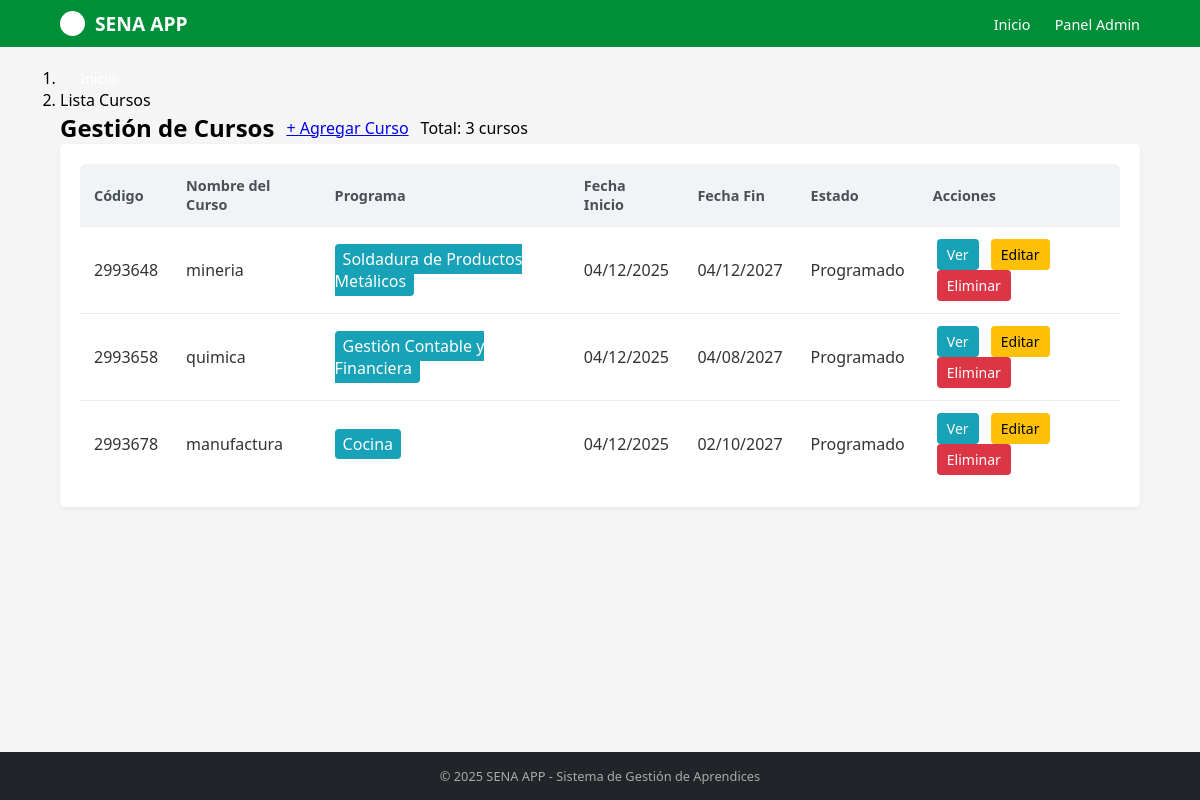
Screenshot of /cursos/ with the database file from the repository.
### cursos/models.py (models this page shows, shortened)
class Curso(models.Model):
    ESTADO_CHOICES = [
        ('PRO', 'Programado'),
        ('INI', 'Iniciado'),
        ('EJE', 'En Ejecución'),
        ('FIN', 'Finalizado'),
        ('CAN', 'Cancelado'),
        ('SUS', 'Suspendido'),
    ]
    codigo = models.CharField(max_length=30,unique=True,verbose_name="Código del Curso")
    nombre = models.CharField(max_length=200, verbose_name="Nombre del Curso")
    programa = models.ForeignKey('programas.Programa', on_delete=models.CASCADE, verbose_name="Programa de Formación")
    instructor_coordinador = models.ForeignKey('instructores.Instructor', on_delete=models.CASCADE, related_name='cursos_coordinados', verbose_name="Instructor Coordinador")
    instructores = models.ManyToManyField('instructores.Instructor', through='InstructorCurso', related_name='cursos_impartidos', verbose_name="Instructores")
    aprendices = models.ManyToManyField('aprendices.Aprendiz', through='AprendizCurso', related_name='cursos', verbose_name="Aprendices")
    fecha_inicio = models.DateField(verbose_name="Fecha de Inicio")
    fecha_fin = models.DateField(verbose_name="Fecha de Finalización")
    horario = models.CharField(max_length=100, verbose_name="Horario")
    aula = models.CharField(max_length=50, verbose_name="Aula/Ambiente")
    cupos_maximos = models.PositiveIntegerField(verbose_name="Cupos Máximos")
    estado = models.CharField(max_length=3, choices=ESTADO_CHOICES, default='PRO', verbose_name="Estado del Curso")
    observaciones = models.TextField(blank=True, null=True, verbose_name="Observaciones")
    fecha_registro = models.DateTimeField(auto_now_add=True, verbose_name="Fecha de Registro")
    class Meta:
        verbose_name = "Curso"
        verbose_name_plural = "Cursos"
        ordering = ['-fecha_inicio']

### programas/models.py (models this page shows, shortened)
class Programa(models.Model):
    NIVEL_FORMACION_CHOICES = [
        ('AUX', 'Auxiliar'),
        ('OPE', 'Operario'),
        ('TEC', 'Técnico'),
        ('TGL', 'Tecnólogo'),
        ('ESP', 'Especialización Tecnológica'),
        ('COM', 'Complementario'),
    ]
    MODALIDAD_CHOICES = [
        ('PRE', 'Presencial'),
        ('VIR', 'Virtual'),
        ('MIX', 'Mixta'),
    ]
    ESTADO_CHOICES = [
        ('ACT', 'Activo'),
        ('INA', 'Inactivo'),
        ('SUS', 'Suspendido'),
        ('CAN', 'Cancelado'),
    ]
    codigo = models.CharField(max_length=20, unique=True, verbose_name="Código del Programa")
    nombre = models.CharField(max_length=200, verbose_name="Nombre del Programa")
    nivel_formacion = models.CharField(max_length=3, choices=NIVEL_FORMACION_CHOICES, verbose_name="Nivel de Formación")
    modalidad = models.CharField(max_length=3, choices=MODALIDAD_CHOICES, default='PRE', verbose_name="Modalidad")
    duracion_meses = models.PositiveIntegerField(verbose_name="Duración en Meses")
    duracion_horas = models.PositiveIntegerField(verbose_name="Duración en Horas") # Nuevo campo
    descripcion = models.TextField(verbose_name="Descripción del Programa")
    competencias = models.TextField(verbose_name="Competencias a Desarrollar") # Nuevo campo
    perfil_egreso = models.TextField(verbose_name="Perfil de Egreso") # Nuevo campo
    requisitos_ingreso = models.TextField(verbose_name="Requisitos de Ingreso") # Nuevo campo
    centro_formacion = models.CharField(max_length=200, verbose_name="Centro de Formación") # Nuevo campo
    regional = models.CharField(max_length=100, verbose_name="Regional") # Nuevo campo
    estado = models.CharField(max_length=3, choices=ESTADO_CHOICES, default='ACT', verbose_name="Estado")
    fecha_creacion = models.DateField(verbose_name="Fecha de Creación del Programa")
    fecha_registro = models.DateTimeField(auto_now_add=True, verbose_name="Fecha de Registro")
    class Meta:
        verbose_name = "Programa de Formación"
        verbose_name_plural = "Programas de Formación"
        ordering = ['nombre']

### cursos/views.py (the view)
# urls.py: path('', include('cursos.urls')),
def cursos(request):
    lista_cursos = Curso.objects.all()
    template = loader.get_template("lista_cursos.html")
    context = {
        "lista_cursos": lista_cursos,
    }
    return HttpResponse(template.render(context, request))

### cursos/templates/lista_cursos.html (shortened to what this page needs)
{% extends "master.html" %}
{% block content %}
<div class="container-fluid py-4">
    <div class="row mb-4">
        <div class="col-12">
            <nav aria-label="breadcrumb">
                <ol class="breadcrumb">
                    <li class="breadcrumb-item"><a href="/" class="back-link">Inicio</a></li>
                    <li class="breadcrumb-item active" aria-current="page">Lista Cursos</li>
                </ol>
            </nav>
        </div>
    </div>
    <div class="row mb-4">
        <div class="col-12">
            <div class="d-flex justify-content-between align-items-center bg-sena-green p-3 text-white rounded shadow-sm">
                <div style="display:flex; gap:12px; align-items:center;">
                    <h2 class="mb-0 fs-4">Gestión de Cursos</h2>
                    <a href="{% url 'cursos:crear_curso' %}" class="btn btn-primary">+ Agregar Curso</a>
                    <span class="badge bg-light text-sena-green p-2 fw-bold fs-6">Total: {{ lista_cursos|length }} cursos</span>
                </div>
            </div>
        </div>
    </div>
    <div class="row">
        <div class="col-12">
            <div class="card shadow-sm border-0">
                <div class="card-body p-0">
                    <div class="table-responsive">
                        <table class="table table-hover align-middle mb-0 app-table">
                            <thead class="bg-light">
                                <tr>
                                    <th scope="col" class="text-secondary text-uppercase small">Código</th>
                                    <th scope="col" class="text-secondary text-uppercase small">Nombre del Curso</th>
                                    <th scope="col" class="text-secondary text-uppercase small">Programa</th>
                                    <th scope="col" class="text-secondary text-uppercase small">Fecha Inicio</th>
                                    <th scope="col" class="text-secondary text-uppercase small">Fecha Fin</th>
                                    <th scope="col" class="text-secondary text-uppercase small">Estado</th>
                                    <th scope="col" class="text-secondary text-uppercase small">Acciones</th>
                                </tr>
                            </thead>
                            <tbody>
                                {% if lista_cursos %}
                                    {% for curso in lista_cursos %}
                                        <tr>
                                            <td>{{ curso.codigo }}</td>
                                            <td>
                                                <div class="fw-bold text-primary">{{ curso.nombre }}</div>
                                            </td>
                                            <td>
                                                {% if curso.programa %}
                                                    <span style="background-color: #17a2b8; color: white; padding: 4px 8px; border-radius: 4px;">{{ curso.programa.nombre }}</span>
                                                {% else %}
                                                    <span style="background-color: #6c757d; color: white; padding: 4px 8px; border-radius: 4px;">Sin programa</span>
                                                {% endif %}
                                            </td>
                                            <td>{{ curso.fecha_inicio|date:"d/m/Y" }}</td>
                                            <td>{{ curso.fecha_fin|date:"d/m/Y" }}</td>
                                            <td>
                                                {% if curso.estado == 'ACT' or curso.estado == 'EJE' %}
                                                    <span class="badge bg-success shadow-sm">{{ curso.get_estado_display }}</span>
                                                {% elif curso.estado == 'FIN' %}
                                                    <span class="badge bg-info shadow-sm">{{ curso.get_estado_display }}</span>
                                                {% elif curso.estado == 'CAN' %}
                                                    <span class="badge bg-danger shadow-sm">{{ curso.get_estado_display }}</span>
                                                {% else %}
                                                    <span class="badge bg-warning text-dark shadow-sm">{{ curso.get_estado_display }}</span>
                                                {% endif %}
                                            </td>
                                                          <td>
                                                                <a href="{% url 'cursos:detalle_cursos' curso.id %}"
                                                                    style="display: inline-block; margin: 0 4px; padding: 6px 10px; background-color: #17a2b8; color: white; text-decoration: none; border-radius: 4px; font-size: 14px;"
                                                                    title="Ver detalle">Ver</a>
                                                                <a href="{% url 'cursos:editar_curso' curso.id %}"
                                                                    style="display: inline-block; margin: 0 4px; padding: 6px 10px; background-color: #ffc107; color: black; text-decoration: none; border-radius: 4px; font-size: 14px;"
                                                                    title="Editar">Editar</a>
                                                                <a href="{% url 'cursos:eliminar_curso' curso.id %}"
                                                                    style="display: inline-block; margin: 0 4px; padding: 6px 10px; background-color: #dc3545; color: white; text-decoration: none; border-radius: 4px; font-size: 14px;"
                                                                    title="Eliminar" onclick="return confirm('¿Eliminar el curso {{ curso.nombre }}?')">Eliminar</a>
                                                          </td>
                                        </tr>
                                    {% endfor %}
                                {% endif %}
                            </tbody>
                        </table>
                    </div>
                </div>
            </div>
        </div>
    </div>
</div>
{% endblock %}

### aprendices/static/mystyles.css (style rules this page uses)
* { margin: 0; padding: 0; box-sizing: border-box; font-family: 'Segoe UI', Tahoma, Geneva, Verdana, sans-serif; }
body { background-color: #f5f5f5; display: flex; flex-direction: column; min-height: 100vh; }
nav a { color: white; text-decoration: none; margin-left: 20px; font-size: 0.9rem; }
.card { background-color: white; padding: 20px; border-radius: 5px; box-shadow: 0 2px 5px rgba(0,0,0,0.05); display: flex; flex-direction: column; justify-content: space-between; }

### SENA_APP/static/site.css (style rules this page uses)
table.app-table { width:100%; border-collapse:collapse; background:#fff; border-radius:6px; overflow:hidden; }
table.app-table thead th { background:#f1f3f5; padding:12px 14px; text-align:left; color:#495057; font-size:0.9rem; }
table.app-table tbody td { padding:12px 14px; border-top:1px solid #eee; color:#333; }

### rows the page displays
Curso: codigo "2993648", nombre "mineria", programa.nombre "Soldadura de Productos Metálicos", fecha_inicio "04/12/2025", fecha_fin "04/12/2027", estado "Programado"
Curso: codigo "2993658", nombre "quimica", programa.nombre "Gestión Contable y Financiera", fecha_inicio "04/12/2025", fecha_fin "04/08/2027", estado "Programado"
Curso: codigo "2993678", nombre "manufactura", programa.nombre "Cocina", fecha_inicio "04/12/2025", fecha_fin "02/10/2027", estado "Programado"

### other values shown
{{ lista_cursos|length }} "3"
